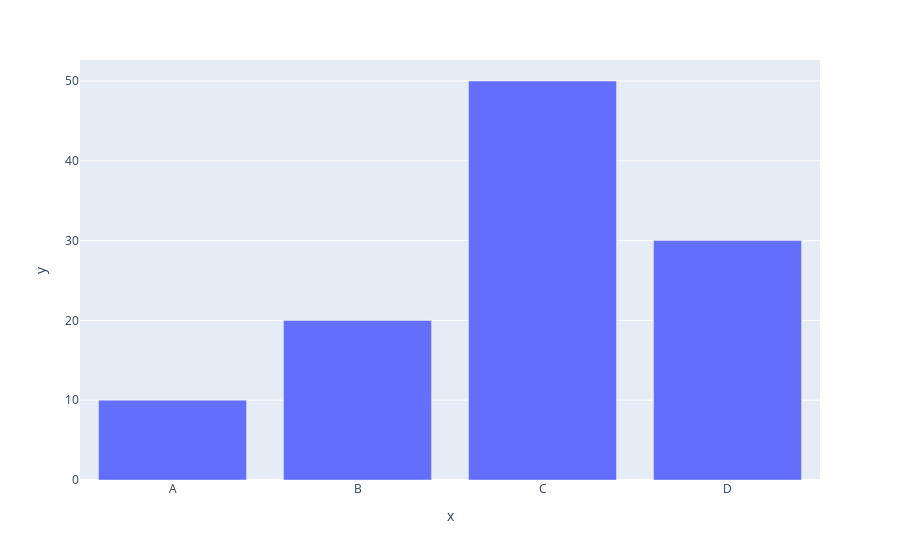

Here is the notebook cell this chart was saved with:
### Code cell
# 5. Generate a bar plot using Plotly.
import plotly.express as px
df = pd.DataFrame({'x': ['A', 'B', 'C', 'D'], 'y': [10, 20, 50, 30]})
fig = px.bar(df, x='x', y='y')
fig.show()

### Figure 1 — Plotly figure (JSON) as saved in the notebook; plotly's stock layout.template omitted (floating-point values rounded to 4 significant figures)
{"data": [{"hovertemplate": "x=%{x}<br>y=%{y}<extra></extra>", "legendgroup": "", "marker": {"color": "#636efa", "pattern": {"shape": ""}}, "name": "", "orientation": "v", "showlegend": false, "textposition": "auto", "type": "bar", "x": ["A", "B", "C", "D"], "xaxis": "x", "y": [10, 20, 50, 30], "yaxis": "y"}], "layout": {"barmode": "relative", "legend": {"tracegroupgap": 0}, "margin": {"t": 60}, "xaxis": {"anchor": "y", "domain": [0, 1], "title": {"text": "x"}}, "yaxis": {"anchor": "x", "domain": [0, 1], "title": {"text": "y"}}}}
